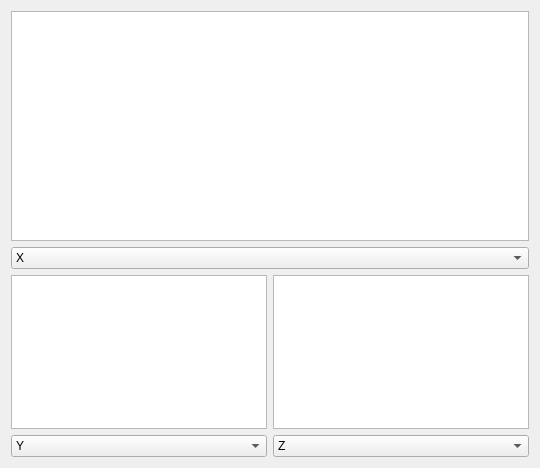
          <widget class="QWidget" name="psPage">
           <property name="cursor">
            <cursorShape>WaitCursor</cursorShape>
           </property>
           <attribute name="title">
            <string>Power spectrums</string>
           </attribute>
           <layout class="QGridLayout" name="gridLayout" rowstretch="3,1,2,1">
            <item row="3" column="0">
             <widget class="QComboBox" name="ps2selCmb">
              <property name="currentIndex">
               <number>1</number>
              </property>
              <item>
               <property name="text">
                <string>X</string>
               </property>
              </item>
              <item>
               <property name="text">
                <string>Y</string>
               </property>
              </item>
              <item>
               <property name="text">
                <string>Z</string>
               </property>
              </item>
             </widget>
            </item>
            <item row="2" column="0">
             <widget class="PlotWidget" name="powSpec2Plot"/>
            </item>
            <item row="2" column="1">
             <widget class="PlotWidget" name="powSpec3Plot"/>
            </item>
            <item row="3" column="1">
             <widget class="QComboBox" name="ps3selCmb">
              <property name="currentIndex">
               <number>2</number>
              </property>
              <item>
               <property name="text">
                <string>X</string>
               </property>
              </item>
              <item>
               <property name="text">
                <string>Y</string>
               </property>
              </item>
              <item>
               <property name="text">
                <string>Z</string>
               </property>
              </item>
             </widget>
            </item>
            <item row="0" column="0" colspan="2">
             <widget class="PlotWidget" name="powSpec1Plot"/>
            </item>
            <item row="1" column="0" colspan="2">
             <widget class="QComboBox" name="ps1selCmb">
              <property name="layoutDirection">
               <enum>Qt::LeftToRight</enum>
              </property>
              <item>
               <property name="text">
                <string>X</string>
               </property>
              </item>
              <item>
               <property name="text">
                <string>Y</string>
               </property>
              </item>
              <item>
               <property name="text">
                <string>Z</string>
               </property>
              </item>
             </widget>
            </item>
           </layout>
          </widget>
